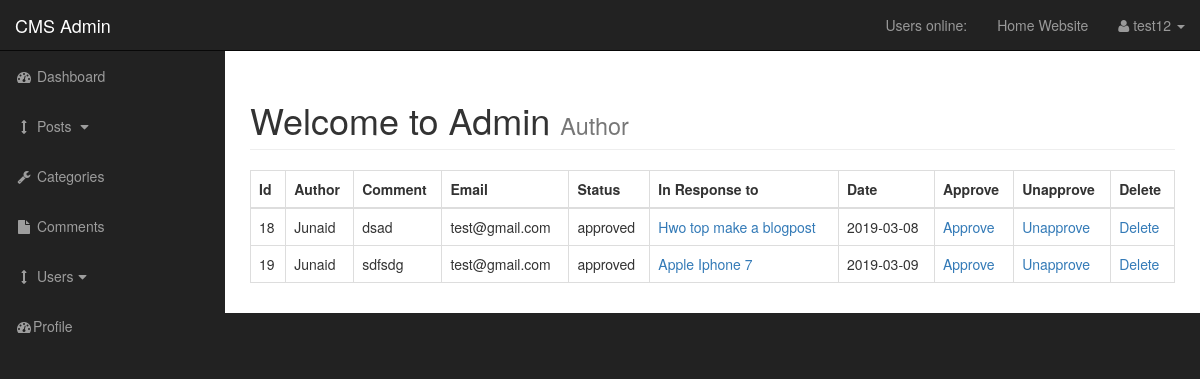
The page /admin/comments.php (signed in) on the database as committed earlier.
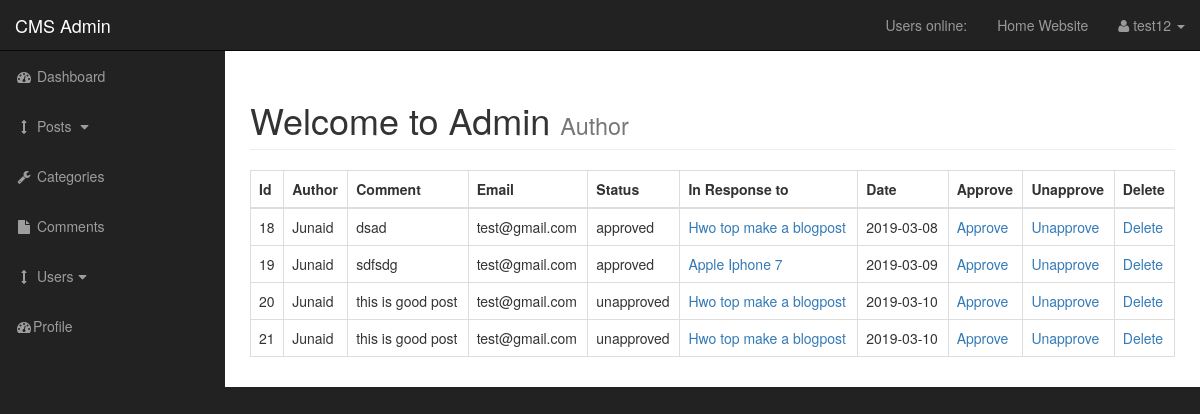
The same page on the database as committed later.
### tables this page shows
CREATE TABLE `comments` (
  `comment_id` int(3) NOT NULL,
  `comment_post_id` int(3) NOT NULL,
  `comment_author` varchar(255) NOT NULL,
  `comment_email` varchar(255) NOT NULL,
  `comment_content` text NOT NULL,
  `comment_status` varchar(255) NOT NULL,
  `comment_date` date NOT NULL
);

CREATE TABLE `posts` (
  `post_id` int(3) NOT NULL,
  `post_category_id` int(3) NOT NULL,
  `post_title` varchar(255) NOT NULL,
  `post_author` varchar(255) NOT NULL,
  `post_date` date NOT NULL,
  `post_image` text NOT NULL,
  `post_content` text NOT NULL,
  `post_tags` varchar(255) NOT NULL,
  `post_comment_count` int(11) NOT NULL,
  `post_status` varchar(255) NOT NULL DEFAULT 'draft',
  `post_views_count` int(11) NOT NULL
);

### admin/includes/view_all_comments.php (the view, shortened to what this page needs)
       <table class="table table-hovered table-bordered">
                <thead>
                <tr>
                    <th>Id</th>
                      <th>Author</th>
                      <th>Comment</th>
                      <th>Email</th>
                      <th>Status</th>
                      <th>In Response to</th>
                      <th>Date</th>
                    <th>Approve</th>
                    <th>Unapprove</th>
                    <th>Delete</th>
                </tr>
                </thead>
                <tbody>
      <?php
$query = "SELECT * FROM comments";
$select_comments = mysqli_query($connection,$query);
while($row = mysqli_fetch_assoc($select_comments)) {
    $comment_id          = $row['comment_id'];
    $comment_post_id     = $row['comment_post_id'];
    $comment_author      = $row['comment_author'];
    $comment_content     = $row['comment_content'];
    $comment_email       = $row['comment_email'];
    $comment_status      = $row['comment_status'];
    $comment_date        = $row['comment_date'];
    echo "<tr>";
    ?>                <?php
    echo "<td>$comment_id </td>";
    echo "<td>$comment_author</td>";
    echo "<td>$comment_content</td>";
    echo "<td>$comment_email</td>";
    echo "<td>$comment_status</td>";
    $query = "SELECT * FROM posts WHERE post_id = $comment_post_id ";
    $select_post_id_query = mysqli_query($connection,$query);
    while($row = mysqli_fetch_assoc($select_post_id_query)){
    $post_id = $row['post_id'];
    $post_title = $row['post_title'];
        echo "<td><a href='../post.php?p_id=$post_id'>$post_title</a></td>";
    }
    echo "<td>$comment_date</td>";
    echo "<td><a href='comments.php?approve=$comment_id'>Approve</a></td>";
    echo "<td><a href='comments.php?unapprove=$comment_id'>Unapprove</a></td>";
    echo "<td><a href='comments.php?delete=$comment_id'>Delete</a></td>";
    echo "</tr>";
}
  ?>
                </tbody>
            </table>

Rows that differ between the two databases and show on the page:
added comments: comment_id "20", comment_author "Junaid", comment_content "this is good post", comment_email "test@gmail.com", comment_status "unapproved", comment_date "2019-03-10", posts (post_title "Hwo top make a blogpost")
added comments: comment_id "21", comment_author "Junaid", comment_content "this is good post", comment_email "test@gmail.com", comment_status "unapproved", comment_date "2019-03-10", posts (post_title "Hwo top make a blogpost")
